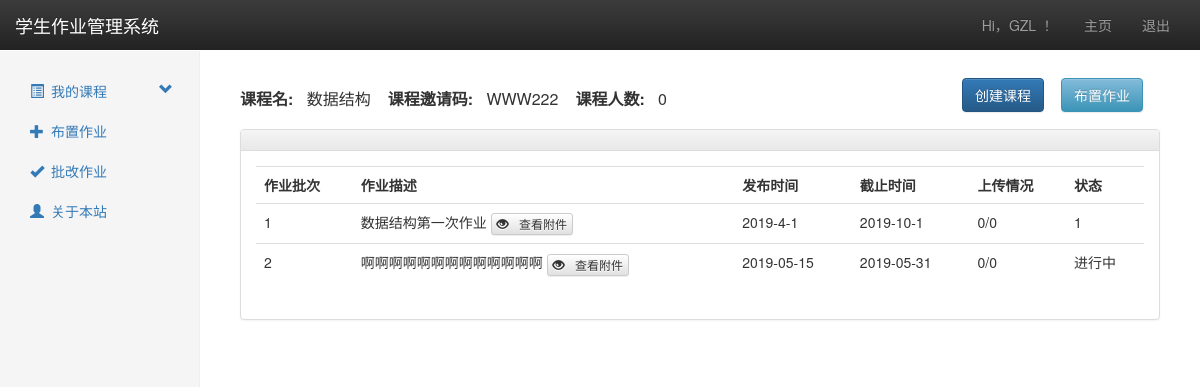
/t_class_section?course_id=WWW222 (signed in), run on the app's committed database.
### app/models.py (models this page shows, shortened)
class User(db.Model):
    __tablename__ = 'user'
    id = db.Column(db.String(54), primary_key=True)
    username = db.Column(db.String(54), unique=True)
    passwdhash = db.Column(db.String(54))
    identity = db.Column(db.String(4))
    created_courses = db.relationship("Course", back_populates="creator", lazy='dynamic')  # *****
    homeworks = db.relationship("Completion", back_populates="student", lazy='dynamic')  # *****
    joined_courses = db.relationship("ElectiveCourse", back_populates="student", lazy='dynamic')  # *****
    is_authenticated = True
    is_active = True
    is_anonymous = False
    def get_indentity(self):
        return self.identity

class Course(db.Model):
    __tablename__ = 'course'
    id = db.Column(db.String(54), primary_key=True)
    course_name = db.Column(db.String(54))
    creator_id = db.Column(db.String(54), db.ForeignKey('user.id'))  # *****
    creator = db.relationship("User", back_populates="created_courses")  # *****
    homeworks = db.relationship("HomeWork", back_populates="course", lazy='dynamic')
    students = db.relationship("ElectiveCourse", back_populates='joined_course', lazy='dynamic')

class HomeWork(db.Model):
    __tablename__ = 'homework'
    id = db.Column(db.Integer, primary_key=True)
    course_id = db.Column(db.String(54), db.ForeignKey('course.id'))
    batch = db.Column(db.Integer)
    homework_describe = db.Column(db.String(120))
    attach = db.Column(db.String(120))
    start_time = db.Column(db.String(24))
    end_time = db.Column(db.String(24))
    upload_num = db.Column(db.Integer)
    status = db.Column(db.String(24))
    course = db.relationship("Course", back_populates="homeworks")
    students = db.relationship("Completion", back_populates="homework", lazy='dynamic')  # *****

### app/views.py (the view)
@app.route('/t_class_section', methods=['GET', 'POST'])
@login_required
def t_class_section():
    if request.method == "GET":
        course_id = request.args.get('course_id')
        homework = HomeWork.query.filter_by(course_id=course_id).all()
        course_info = Course.query.filter_by(id=course_id).first()
        for i in homework:
            if i.attach:
                i.attach = files.url(i.attach)
    return render_template('t_class_section.html', homework=homework, course_info=course_info)

### app/views.py (called while the page is built)
@lm.user_loader
def load_user(uid):
    return User.query.get(uid)

@app.before_request
def before_request():
    g.user = current_user

### app/templates/t_class_section.html (shortened to what this page needs)
{% extends "base.html" %}
{% set active_page = "{{course_info.course_name}}" %}
{% block content %}
<div class="nav class_section">
    <ul class="nav navbar-nav navbar-left">
        <li>
            <b>课程名:&nbsp;&nbsp;</b>
            {{course_info.course_name}}
        </li>
        <li>
            <b>课程邀请码:&nbsp;&nbsp;</b>
            {{course_info.id}}
        </li>
        <li>
            <b>课程人数:&nbsp;&nbsp;</b>
            {% if course_info.num %}
            {{course_info.num}}
            {% else %}
            0
            {% endif %}
        </li>
    </ul>
    <ul class="nav navbar-nav navbar-right">
        <li>
            <button type="submit" class="btn btn-primary" name="do_action" data-toggle="modal" data-target="#myModal">
                创建课程
            </button>
        </li>
        <li>
            <button type="submit" class="btn btn-info sub-btn" name="do_action" value="run"
                    onclick="window.location.href = '{{url_for('work_arrange')}}'">布置作业
            </button>
        </li>
    </ul>
</div>
<div class="panel panel-default">
    <div class="panel-heading">
    </div>
    <div class="panel-body">
        <table class="table table-hover">
            <tr>
                <td><b>作业批次</b></td>
                <td><b>作业描述</b></td>
                <td><b>发布时间</b></td>
                <td><b>截止时间</b></td>
                <td><b>上传情况</b></td>
                <td><b>状态</b></td>
            </tr>
            {% if homework %}
            {% for i in homework %}
            <tr>
                <a href="#">
                    <td>{{ i.batch|e }}</td>
                    <td>{{ i.homework_describe|e }}
                        {% if i.attach %}
                        <button type="button" class="btn btn-default btn-xs" onclick="window.open('{{i.attach}}')">
                            <span class="glyphicon glyphicon-eye-open" aria-hidden="true"></span>
                            查看附件
                        </button>
                        {% endif %}
                    </td>
                    <td>{{ i.start_time|e }}</td>
                    <td>{{ i.end_time|e }}</td>
                    <td>{{ i.upload_num|e }}/{% if course_info.num %} {{course_info.num}} {% else %}0{% endif %}</td>
                    <td>{{ i.status|e }}</td>
                </a>
            </tr>
            {% endfor %}
            {% endif %}
        </table>
    </div>
</div>
{% endblock %}

### app/templates/base.html (shortened to what this page needs)
<!DOCTYPE html>
<html lang="en">
<head>
    <link href="{{ url_for('static',filename='css/bootstrap.min.css') }}" rel="stylesheet">
    <link href="{{ url_for('static',filename='css/bootstrap-theme.min.css') }}" rel="stylesheet">
    <link href="{{ url_for('static',filename='css/theme.css') }}" rel="stylesheet">
    <link href="{{ url_for('static',filename='css/dashboard.css') }}" rel="stylesheet">
    <link href="{{ url_for('static',filename='css/class_section.css') }}" rel="stylesheet">
    <link href="{{ url_for('static',filename='css/base.css') }}" rel="stylesheet">
</head>
<body>
<nav class="navbar navbar-inverse navbar-fixed-top">
    <div class="container-fluid">
        <div class="navbar-header">
            <a class="navbar-brand" href="{{ url_for('index') }}">学生作业管理系统</a>
        </div>
        <div id="navbar" class="navbar-collapse collapse">
            <ul class="nav navbar-nav navbar-right">
                {% if g.user.is_authenticated %}
                <li><a href="{{ url_for('index') }}">Hi，{{g.user.username}} ！</a></li>
                {% endif %}
                {% set navigation_bar = [
                (url_for('index'), 'index', '主页'),
                ] -%}
                {% set active_page = active_page|default('index') -%}
                {% for href, id, caption in navigation_bar %}
                <li {% if active_page== id %} class="active" {% endif %}><a href="{{ href|e }}">{{ caption|e }}</a></li>
                {% endfor %}
                {% if g.user.is_authenticated%}
                <li><a href="{{ url_for('logout') }}">退出</a></li>
                {% else %}
                <li {% if active_page=="signup" %}
                    class="active"{% endif %}><a href="{{ url_for('signup') }}">注册</a></li>
                {% endif %}
            </ul>
        </div>
    </div>
</nav>
<div class="container-fluid">
    <div class="row">
        <div class="col-sm-3 col-md-2 sidebar">
            {% if active_page not in ["login","signup"] and g.user.get_indentity() == "T" %}
            <ul class="nav nav-sidebar">
                <li>
                    <a href="#my_course" class="nav-header collapsed" data-toggle="collapse">
                        <i class="glyphicon glyphicon-list-alt"></i>我的课程<span class="pull-right glyphicon glyphicon-chevron-down"></span>
                    </a>
                        {% set result = session['result'] %}
                </li>
                {% set navigation_bar = [
                (url_for('work_arrange'), 'glyphicon glyphicon-plus','work_arrange', '布置作业'),
                (url_for('marking'), 'glyphicon glyphicon-ok','marking', '批改作业'),
                (url_for('about'), 'glyphicon glyphicon-user','about', '关于本站'),
                ] -%}
                {% set active_page = active_page|default('index') -%}
                {% for href,icon, id, caption in navigation_bar %}
                <li {% if active_page== id %}class="active " {% endif %}><a href="{{ href|e }}"><i class="{{icon}}"></i>{{ caption|e }}</a></li>
                {% endfor %}
            </ul>
            {% endif %}
        </div>
        <div class="col-sm-9 col-sm-offset-3 col-md-10 col-md-offset-2 main">
            {% block content %}{% endblock %}
        </div>
    </div>
</div>
</body>
</html>

### app/static/css/dashboard.css (style rules this page uses)
body { padding-top: 50px; }
.navbar-fixed-top { border: 0; }
.sidebar { display: none; }
@media (min-width: 768px) { .sidebar { position: fixed; top: 51px; bottom: 0; left: 0; z-index: 1000; display: block; padding: 20px; overflow-x: hidden; overflow-y: auto; background-color: #f5f5f5; border-right: 1px solid #eee; } }
.nav-sidebar { margin-right: -21px; margin-bottom: 20px; margin-left: -20px; }
.nav-sidebar > li > a { padding-right: 20px; padding-left: 20px; }
.main { padding: 20px; }
@media (min-width: 768px) { .main { padding-right: 40px; padding-left: 40px; } }

### app/static/css/class_section.css (style rules this page uses)
.navbar-right { float: right !important; margin-right: 0px; }
.class_section { padding: 8px 0px 8px 0px; }
.navbar-left { float: left !important; margin: 10px 0px; }
.class_section > ul > li { padding: 0px 17px 0px 0px; font-size: 16px; }

### app/static/css/base.css (style rules this page uses)
ol,ul { padding: 0; }
.nav-sidebar > li > a { padding-right: 20px; padding-left: 30px; }
.glyphicon { padding-right: 7px; }
.sub-btn { background-image: linear-gradient(to bottom,#83bbda 0,#3b94b7 100%); border-color: #3b94b7; }

### data on the page
User: user.username "GZL", identity "T" (drawn)
Course: course_name "数据结构", id "WWW222"
HomeWork: batch "1", homework_describe "数据结构第一次作业", start_time "2019-4-1", end_time "2019-10-1", upload_num "0", status "1"
HomeWork: batch "2", homework_describe "啊啊啊啊啊啊啊啊啊啊啊啊啊", start_time "2019-05-15", end_time "2019-05-31", upload_num "0", status "进行中"

### other printed values
{{ caption|e }} "主页"
{{ caption|e }} "布置作业" "批改作业" "关于本站"
